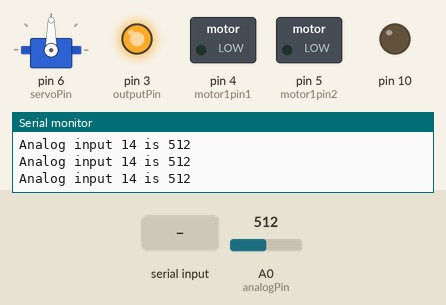
A sketch run on a simulated Arduino Uno, built with avr-gcc and run on an emulated ATmega328P. Shown: servo, switched loads named in the sketch (green lamp = pin HIGH), output pins drawn as LEDs (lit = HIGH), the last lines printed to the serial monitor. Inputs (shaded band) come from the test bench; at power-on: A0 (analogPin) = 512.

Above: at 1.0 s.
1.1 s: "Direction\n" received over Serial
At 1.5 s:
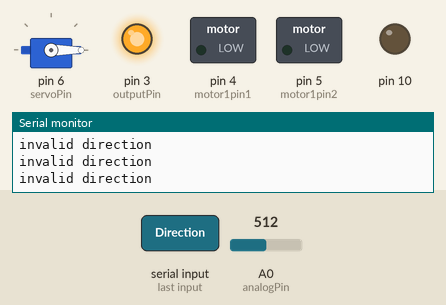
2.7 s: "Speed90\n" received over Serial
At 3.9 s:
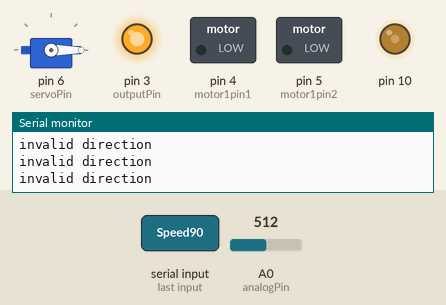
4.2 s: "Steering90\n" received over Serial
At 5.0 s:
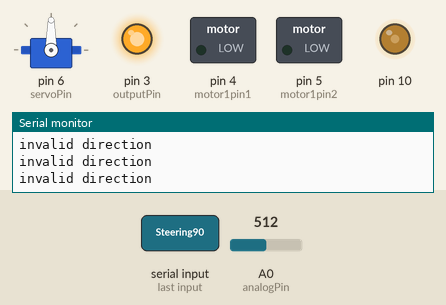
5.7 s: "Steering\n" received over Serial
At 6.7 s:
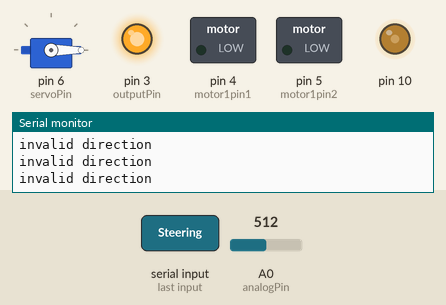
Timing chart, 0 to 8.7 s (numbered marks = the images above; inputs shaded):
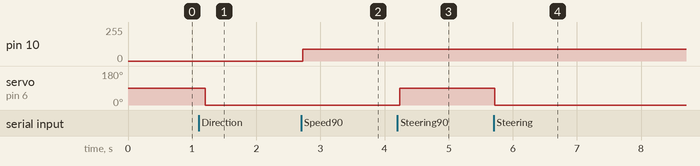

Measured:
- after the input at 1.1 s, servo on pin 6 (servoPin): 90° → 0° after 0.10 s
- after the input at 2.7 s, pin 10: 0/255 → 90/255 at once
- after the input at 4.2 s, servo on pin 6 (servoPin): 0° → 90° at once
- after the input at 5.7 s, servo on pin 6 (servoPin): 90° → 0° at once

The sketch:

arduino.ino
```cpp
#include <Servo.h>
int analogPin = A0;
int outputPin = 3;
int inputValue = 0;
int Speed = 0;
int Direction = 1;
int Angle = 0;
int motor1pin1 = 4;
int motor1pin2 = 5;
int servoPin = 6;
Servo Servo1;
String inputString = "";
boolean stringComplete = false;

void setup() {
  Servo1.attach(servoPin);
  pinMode(motor1pin1, OUTPUT);
  pinMode(motor1pin2, OUTPUT);
  pinMode(10, OUTPUT);
  pinMode(outputPin, OUTPUT);
  digitalWrite(outputPin, HIGH);
  Serial.begin(9600);

  // Wait for the serial port to connect. Needed for native USB
  // while (!Serial) { ; }

  while (Serial.available() <= 0) {
    sendStatus();
    delay(300);
  }
}

void loop() {
  // Ensure SerialEvent() gets called
  if (Serial.available()) {
    SerialEvent();
  }

  if (stringComplete) {
    if (inputString.startsWith("status")) {
      sendStatus();
    } else if (inputString.startsWith("Speed")) {
      Speed = inputString.substring(5).toInt();
    } else if (inputString.startsWith("Direction")) {
      Direction = inputString.substring(9).toInt();
    } else if (inputString.startsWith("Steering")) {
      // Angle between 0 and 180 degrees for servo motor
      Angle = inputString.substring(8).toInt();
    } else {
      Serial.println("invalid command");
    }

    // Reset string
    stringComplete = false;
    inputString = "";
  }

  // Controlling speed (0 = off and 255 = max speed)
  analogWrite(10, Speed); // ENB pin
  Forward_Backward();
  Servo1.write(Angle);

  delay(10);
}

void sendStatus() {
  char buffer[50];
  inputValue = analogRead(analogPin);
  sprintf(buffer, "Analog input %d is %d", analogPin, inputValue);
  Serial.println(buffer);
}

void Forward_Backward() {
  if (Direction == 1) {
    digitalWrite(motor1pin1, HIGH);
    digitalWrite(motor1pin2, LOW);
  } else if (Direction == 2) {
    digitalWrite(motor1pin1, LOW);
    digitalWrite(motor1pin2, HIGH);
  } else {
    Serial.println("invalid direction");
  }
}

void SerialEvent() {
  while (Serial.available()) {
    char inChar = (char)Serial.read();
    inputString += inChar;
    if (inChar == '\n') {
      stringComplete = true;
    }
  }
}
```
